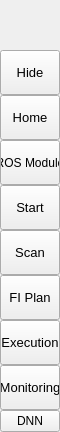
        <widget class="QFrame" name="leftMenuBg">
         <property name="minimumSize">
          <size>
           <width>60</width>
           <height>0</height>
          </size>
         </property>
         <property name="maximumSize">
          <size>
           <width>60</width>
           <height>16777215</height>
          </size>
         </property>
         <property name="frameShape">
          <enum>QFrame::NoFrame</enum>
         </property>
         <property name="frameShadow">
          <enum>QFrame::Raised</enum>
         </property>
         <layout class="QVBoxLayout" name="verticalLayout_3">
          <property name="spacing">
           <number>0</number>
          </property>
          <property name="leftMargin">
           <number>0</number>
          </property>
          <property name="topMargin">
           <number>0</number>
          </property>
          <property name="rightMargin">
           <number>0</number>
          </property>
          <property name="bottomMargin">
           <number>0</number>
          </property>
          <item>
           <widget class="QFrame" name="topLogoInfo">
            <property name="minimumSize">
             <size>
              <width>0</width>
              <height>50</height>
             </size>
            </property>
            <property name="maximumSize">
             <size>
              <width>16777215</width>
              <height>50</height>
             </size>
            </property>
            <property name="frameShape">
             <enum>QFrame::NoFrame</enum>
            </property>
            <property name="frameShadow">
             <enum>QFrame::Raised</enum>
            </property>
            <widget class="QLabel" name="titleLeftApp">
             <property name="geometry">
              <rect>
               <x>70</x>
               <y>8</y>
               <width>160</width>
               <height>20</height>
              </rect>
             </property>
             <property name="font">
              <font>
               <family>Segoe UI Semibold</family>
               <pointsize>12</pointsize>
               <italic>false</italic>
               <bold>false</bold>
              </font>
             </property>
             <property name="text">
              <string>IM-FIT</string>
             </property>
             <property name="alignment">
              <set>Qt::AlignLeading|Qt::AlignLeft|Qt::AlignTop</set>
             </property>
            </widget>
            <widget class="QLabel" name="titleLeftDescription">
             <property name="geometry">
              <rect>
               <x>70</x>
               <y>27</y>
               <width>160</width>
               <height>16</height>
              </rect>
             </property>
             <property name="maximumSize">
              <size>
               <width>16777215</width>
               <height>16</height>
              </size>
             </property>
             <property name="font">
              <font>
               <family>Segoe UI</family>
               <pointsize>8</pointsize>
               <italic>false</italic>
               <bold>false</bold>
              </font>
             </property>
             <property name="text">
              <string>Fault Injection Tool</string>
             </property>
             <property name="alignment">
              <set>Qt::AlignLeading|Qt::AlignLeft|Qt::AlignTop</set>
             </property>
            </widget>
            <widget class="QLabel" name="label_46">
             <property name="geometry">
              <rect>
               <x>0</x>
               <y>0</y>
               <width>50</width>
               <height>50</height>
              </rect>
             </property>
             <property name="sizePolicy">
              <sizepolicy hsizetype="Preferred" vsizetype="Preferred">
               <horstretch>0</horstretch>
               <verstretch>0</verstretch>
              </sizepolicy>
             </property>
             <property name="minimumSize">
              <size>
               <width>50</width>
               <height>50</height>
              </size>
             </property>
             <property name="maximumSize">
              <size>
               <width>16777215</width>
               <height>50</height>
              </size>
             </property>
             <property name="sizeIncrement">
              <size>
               <width>-1</width>
               <height>0</height>
              </size>
             </property>
             <property name="text">
              <string/>
             </property>
             <property name="pixmap">
              <pixmap>images/images/ros-icon.png</pixmap>
             </property>
             <property name="alignment">
              <set>Qt::AlignCenter</set>
             </property>
            </widget>
           </widget>
          </item>
          <item>
           <widget class="QFrame" name="leftMenuFrame">
            <property name="frameShape">
             <enum>QFrame::NoFrame</enum>
            </property>
            <property name="frameShadow">
             <enum>QFrame::Raised</enum>
            </property>
            <layout class="QVBoxLayout" name="verticalMenuLayout">
             <property name="spacing">
              <number>0</number>
             </property>
             <property name="leftMargin">
              <number>0</number>
             </property>
             <property name="topMargin">
              <number>0</number>
             </property>
             <property name="rightMargin">
              <number>0</number>
             </property>
             <property name="bottomMargin">
              <number>0</number>
             </property>
             <item>
              <widget class="QFrame" name="toggleBox">
               <property name="maximumSize">
                <size>
                 <width>16777215</width>
                 <height>45</height>
                </size>
               </property>
               <property name="frameShape">
                <enum>QFrame::NoFrame</enum>
               </property>
               <property name="frameShadow">
                <enum>QFrame::Raised</enum>
               </property>
               <layout class="QVBoxLayout" name="verticalLayout_4">
                <property name="spacing">
                 <number>0</number>
                </property>
                <property name="leftMargin">
                 <number>0</number>
                </property>
                <property name="topMargin">
                 <number>0</number>
                </property>
                <property name="rightMargin">
                 <number>0</number>
                </property>
                <property name="bottomMargin">
                 <number>0</number>
                </property>
                <item>
                 <widget class="QPushButton" name="toggleButton">
                  <property name="sizePolicy">
                   <sizepolicy hsizetype="Expanding" vsizetype="Fixed">
                    <horstretch>0</horstretch>
                    <verstretch>0</verstretch>
                   </sizepolicy>
                  </property>
                  <property name="minimumSize">
                   <size>
                    <width>0</width>
                    <height>45</height>
                   </size>
                  </property>
                  <property name="font">
                   <font>
                    <family>Segoe UI</family>
                    <pointsize>10</pointsize>
                    <italic>false</italic>
                    <bold>false</bold>
                   </font>
                  </property>
                  <property name="cursor">
                   <cursorShape>PointingHandCursor</cursorShape>
                  </property>
                  <property name="layoutDirection">
                   <enum>Qt::LeftToRight</enum>
                  </property>
                  <property name="styleSheet">
                   <string notr="true">background-image: url(:/icons/images/icons/icon_menu.png);</string>
                  </property>
                  <property name="text">
                   <string>Hide</string>
                  </property>
                 </widget>
                </item>
               </layout>
              </widget>
             </item>
             <item alignment="Qt::AlignTop">
              <widget class="QFrame" name="topMenu">
               <property name="frameShape">
                <enum>QFrame::NoFrame</enum>
               </property>
               <property name="frameShadow">
                <enum>QFrame::Raised</enum>
               </property>
               <layout class="QVBoxLayout" name="verticalLayout_8">
                <property name="spacing">
                 <number>0</number>
                </property>
                <property name="leftMargin">
                 <number>0</number>
                </property>
                <property name="topMargin">
                 <number>0</number>
                </property>
                <property name="rightMargin">
                 <number>0</number>
                </property>
                <property name="bottomMargin">
                 <number>0</number>
                </property>
                <item>
                 <widget class="QPushButton" name="btn_home">
                  <property name="sizePolicy">
                   <sizepolicy hsizetype="Expanding" vsizetype="Fixed">
                    <horstretch>0</horstretch>
                    <verstretch>0</verstretch>
                   </sizepolicy>
                  </property>
                  <property name="minimumSize">
                   <size>
                    <width>0</width>
                    <height>45</height>
                   </size>
                  </property>
                  <property name="font">
                   <font>
                    <family>Segoe UI</family>
                    <pointsize>10</pointsize>
                    <italic>false</italic>
                    <bold>false</bold>
                   </font>
                  </property>
                  <property name="cursor">
                   <cursorShape>PointingHandCursor</cursorShape>
                  </property>
                  <property name="layoutDirection">
                   <enum>Qt::LeftToRight</enum>
                  </property>
                  <property name="styleSheet">
                   <string notr="true">background-image: url(:/icons/images/icons/cil-home.png);</string>
                  </property>
                  <property name="text">
                   <string>Home</string>
                  </property>
                 </widget>
                </item>
                <item>
                 <widget class="QPushButton" name="open_ros_page">
                  <property name="sizePolicy">
                   <sizepolicy hsizetype="Expanding" vsizetype="Fixed">
                    <horstretch>0</horstretch>
                    <verstretch>0</verstretch>
                   </sizepolicy>
                  </property>
                  <property name="minimumSize">
                   <size>
                    <width>0</width>
                    <height>45</height>
                   </size>
                  </property>
                  <property name="cursor">
                   <cursorShape>PointingHandCursor</cursorShape>
                  </property>
                  <property name="styleSheet">
                   <string notr="true">background-image: url(:/icons/images/icons/cil-dialpad.png);</string>
                  </property>
                  <property name="text">
                   <string>ROS Module</string>
                  </property>
                 </widget>
                </item>
                <item>
                 <widget class="QPushButton" name="btn_start">
                  <property name="sizePolicy">
                   <sizepolicy hsizetype="Expanding" vsizetype="Fixed">
                    <horstretch>0</horstretch>
                    <verstretch>0</verstretch>
                   </sizepolicy>
                  </property>
                  <property name="minimumSize">
                   <size>
                    <width>0</width>
                    <height>45</height>
                   </size>
                  </property>
                  <property name="font">
                   <font>
                    <family>Segoe UI</family>
                    <pointsize>10</pointsize>
                    <italic>false</italic>
                    <bold>false</bold>
                   </font>
                  </property>
                  <property name="cursor">
                   <cursorShape>PointingHandCursor</cursorShape>
                  </property>
                  <property name="layoutDirection">
                   <enum>Qt::LeftToRight</enum>
                  </property>
                  <property name="styleSheet">
                   <string notr="true">background-image: url(:/icons/images/icons/cil-data-transfer-down.png);</string>
                  </property>
                  <property name="text">
                   <string>Start</string>
                  </property>
                 </widget>
                </item>
                <item>
                 <widget class="QPushButton" name="btn_scan">
                  <property name="sizePolicy">
                   <sizepolicy hsizetype="Expanding" vsizetype="Fixed">
                    <horstretch>0</horstretch>
                    <verstretch>0</verstretch>
                   </sizepolicy>
                  </property>
                  <property name="minimumSize">
                   <size>
                    <width>0</width>
                    <height>45</height>
                   </size>
                  </property>
                  <property name="font">
                   <font>
                    <family>Segoe UI</family>
                    <pointsize>10</pointsize>
                    <italic>false</italic>
                    <bold>false</bold>
                   </font>
                  </property>
                  <property name="cursor">
                   <cursorShape>PointingHandCursor</cursorShape>
                  </property>
                  <property name="layoutDirection">
                   <enum>Qt::LeftToRight</enum>
                  </property>
                  <property name="styleSheet">
                   <string notr="true">background-image: url(:/icons/images/icons/cil-magnifying-glass.png);</string>
                  </property>
                  <property name="text">
                   <string>Scan</string>
                  </property>
                 </widget>
                </item>
                <item>
                 <widget class="QPushButton" name="btn_fiplan">
                  <property name="sizePolicy">
                   <sizepolicy hsizetype="Expanding" vsizetype="Fixed">
                    <horstretch>0</horstretch>
                    <verstretch>0</verstretch>
                   </sizepolicy>
                  </property>
                  <property name="minimumSize">
                   <size>
                    <width>0</width>
                    <height>45</height>
                   </size>
                  </property>
                  <property name="font">
                   <font>
                    <family>Segoe UI</family>
                    <pointsize>10</pointsize>
                    <italic>false</italic>
                    <bold>false</bold>
                   </font>
                  </property>
                  <property name="cursor">
                   <cursorShape>PointingHandCursor</cursorShape>
                  </property>
                  <property name="layoutDirection">
                   <enum>Qt::LeftToRight</enum>
                  </property>
                  <property name="styleSheet">
                   <string notr="true">background-image: url(:/icons/images/icons/cil-clipboard.png);</string>
                  </property>
                  <property name="text">
                   <string>FI Plan</string>
                  </property>
                 </widget>
                </item>
                <item>
                 <widget class="QPushButton" name="btn_execution">
                  <property name="sizePolicy">
                   <sizepolicy hsizetype="Expanding" vsizetype="Fixed">
                    <horstretch>0</horstretch>
                    <verstretch>0</verstretch>
                   </sizepolicy>
                  </property>
                  <property name="minimumSize">
                   <size>
                    <width>0</width>
                    <height>45</height>
                   </size>
                  </property>
                  <property name="font">
                   <font>
                    <family>Segoe UI</family>
                    <pointsize>10</pointsize>
                    <italic>false</italic>
                    <bold>false</bold>
                   </font>
                  </property>
                  <property name="cursor">
                   <cursorShape>PointingHandCursor</cursorShape>
                  </property>
                  <property name="layoutDirection">
                   <enum>Qt::LeftToRight</enum>
                  </property>
                  <property name="styleSheet">
                   <string notr="true">background-image: url(:/icons/images/icons/cil-terminal.png);</string>
                  </property>
                  <property name="text">
                   <string>Execution</string>
                  </property>
                 </widget>
                </item>
                <item>
                 <widget class="QPushButton" name="btn_monitoring">
                  <property name="sizePolicy">
                   <sizepolicy hsizetype="Expanding" vsizetype="Fixed">
                    <horstretch>0</horstretch>
                    <verstretch>0</verstretch>
                   </sizepolicy>
                  </property>
                  <property name="minimumSize">
                   <size>
                    <width>0</width>
                    <height>45</height>
                   </size>
                  </property>
                  <property name="font">
                   <font>
                    <family>Segoe UI</family>
                    <pointsize>10</pointsize>
                    <italic>false</italic>
                    <bold>false</bold>
                   </font>
                  </property>
                  <property name="cursor">
                   <cursorShape>PointingHandCursor</cursorShape>
                  </property>
                  <property name="layoutDirection">
                   <enum>Qt::LeftToRight</enum>
                  </property>
                  <property name="styleSheet">
                   <string notr="true">background-image: url(:/icons/images/icons/cil-check.png);</string>
                  </property>
                  <property name="text">
                   <string>Monitoring</string>
                  </property>
                 </widget>
                </item>
               </layout>
              </widget>
             </item>
             <item>
              <widget class="QPushButton" name="btn_dnn">
               <property name="text">
                <string>DNN</string>
               </property>
              </widget>
             </item>
             <item alignment="Qt::AlignBottom">
              <widget class="QFrame" name="bottomMenu">
               <property name="frameShape">
                <enum>QFrame::NoFrame</enum>
               </property>
               <property name="frameShadow">
                <enum>QFrame::Raised</enum>
               </property>
               <layout class="QVBoxLayout" name="verticalLayout_9">
                <property name="spacing">
                 <number>0</number>
                </property>
                <property name="leftMargin">
                 <number>0</number>
                </property>
                <property name="topMargin">
                 <number>0</number>
                </property>
                <property name="rightMargin">
                 <number>0</number>
                </property>
                <property name="bottomMargin">
                 <number>0</number>
                </property>
               </layout>
              </widget>
             </item>
            </layout>
           </widget>
          </item>
         </layout>
        </widget>
